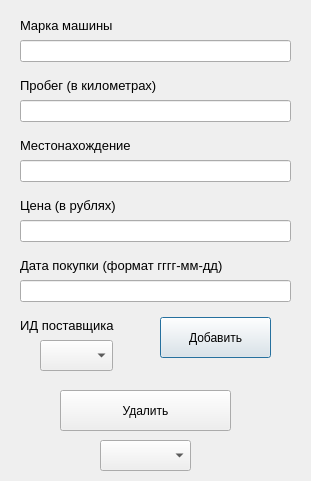
<?xml version="1.0" encoding="UTF-8"?>
<ui version="4.0">
 <class>Dialog</class>
 <widget class="QDialog" name="Dialog">
  <property name="geometry">
   <rect>
    <x>0</x>
    <y>0</y>
    <width>311</width>
    <height>481</height>
   </rect>
  </property>
  <property name="windowTitle">
   <string>Новая машина</string>
  </property>
  <widget class="QLabel" name="label">
   <property name="geometry">
    <rect>
     <x>20</x>
     <y>10</y>
     <width>131</width>
     <height>31</height>
    </rect>
   </property>
   <property name="font">
    <font>
     <pointsize>10</pointsize>
    </font>
   </property>
   <property name="text">
    <string>Марка машины</string>
   </property>
  </widget>
  <widget class="QLabel" name="label_2">
   <property name="geometry">
    <rect>
     <x>20</x>
     <y>70</y>
     <width>181</width>
     <height>31</height>
    </rect>
   </property>
   <property name="font">
    <font>
     <pointsize>10</pointsize>
    </font>
   </property>
   <property name="text">
    <string>Пробег (в километрах)</string>
   </property>
  </widget>
  <widget class="QLabel" name="label_3">
   <property name="geometry">
    <rect>
     <x>20</x>
     <y>130</y>
     <width>151</width>
     <height>31</height>
    </rect>
   </property>
   <property name="font">
    <font>
     <pointsize>10</pointsize>
    </font>
   </property>
   <property name="text">
    <string>Местонахождение</string>
   </property>
  </widget>
  <widget class="QLabel" name="label_4">
   <property name="geometry">
    <rect>
     <x>20</x>
     <y>190</y>
     <width>151</width>
     <height>31</height>
    </rect>
   </property>
   <property name="font">
    <font>
     <pointsize>10</pointsize>
    </font>
   </property>
   <property name="text">
    <string>Цена (в рублях)</string>
   </property>
  </widget>
  <widget class="QLabel" name="label_5">
   <property name="geometry">
    <rect>
     <x>20</x>
     <y>250</y>
     <width>281</width>
     <height>31</height>
    </rect>
   </property>
   <property name="font">
    <font>
     <pointsize>10</pointsize>
    </font>
   </property>
   <property name="text">
    <string>Дата покупки (формат гггг-мм-дд)</string>
   </property>
  </widget>
  <widget class="QLineEdit" name="brand_line">
   <property name="geometry">
    <rect>
     <x>20</x>
     <y>40</y>
     <width>271</width>
     <height>22</height>
    </rect>
   </property>
  </widget>
  <widget class="QLineEdit" name="mileage_line">
   <property name="geometry">
    <rect>
     <x>20</x>
     <y>100</y>
     <width>271</width>
     <height>22</height>
    </rect>
   </property>
  </widget>
  <widget class="QLineEdit" name="loc_line">
   <property name="geometry">
    <rect>
     <x>20</x>
     <y>160</y>
     <width>271</width>
     <height>22</height>
    </rect>
   </property>
  </widget>
  <widget class="QLineEdit" name="cost_line">
   <property name="geometry">
    <rect>
     <x>20</x>
     <y>220</y>
     <width>271</width>
     <height>22</height>
    </rect>
   </property>
  </widget>
  <widget class="QLineEdit" name="buy_date_line">
   <property name="geometry">
    <rect>
     <x>20</x>
     <y>280</y>
     <width>271</width>
     <height>22</height>
    </rect>
   </property>
  </widget>
  <widget class="QComboBox" name="supplier_box">
   <property name="geometry">
    <rect>
     <x>40</x>
     <y>340</y>
     <width>73</width>
     <height>31</height>
    </rect>
   </property>
  </widget>
  <widget class="QLabel" name="label_6">
   <property name="geometry">
    <rect>
     <x>20</x>
     <y>310</y>
     <width>151</width>
     <height>31</height>
    </rect>
   </property>
   <property name="font">
    <font>
     <pointsize>10</pointsize>
    </font>
   </property>
   <property name="text">
    <string>ИД поставщика</string>
   </property>
  </widget>
  <widget class="QPushButton" name="add_btn">
   <property name="geometry">
    <rect>
     <x>160</x>
     <y>317</y>
     <width>111</width>
     <height>41</height>
    </rect>
   </property>
   <property name="text">
    <string>Добавить</string>
   </property>
  </widget>
  <widget class="QPushButton" name="delete_btn">
   <property name="geometry">
    <rect>
     <x>60</x>
     <y>390</y>
     <width>171</width>
     <height>41</height>
    </rect>
   </property>
   <property name="text">
    <string>Удалить</string>
   </property>
  </widget>
  <widget class="QComboBox" name="car_box">
   <property name="geometry">
    <rect>
     <x>100</x>
     <y>440</y>
     <width>91</width>
     <height>31</height>
    </rect>
   </property>
  </widget>
 </widget>
 <resources/>
 <connections/>
</ui>
